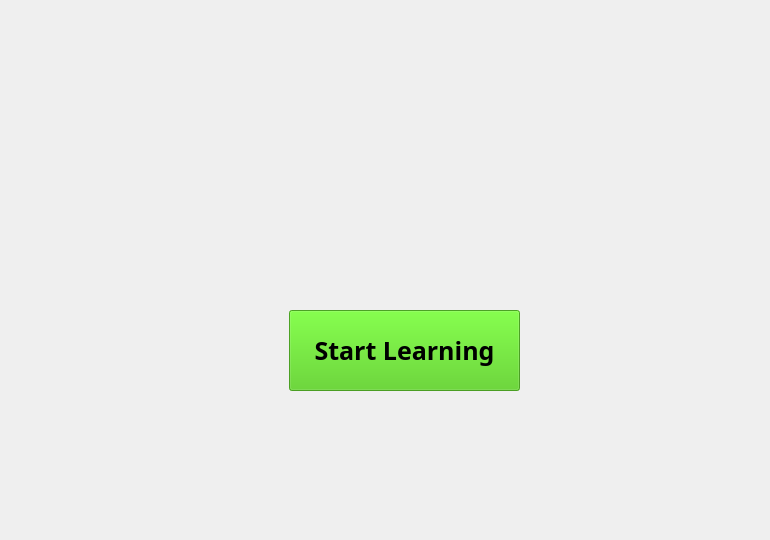
      <widget class="QWidget" name="page0_welcomePage">
       <widget class="PhysicsSceneWidget" name="PhysicsWindow_2" native="true">
        <property name="enabled">
         <bool>true</bool>
        </property>
        <property name="geometry">
         <rect>
          <x>0</x>
          <y>0</y>
          <width>761</width>
          <height>531</height>
         </rect>
        </property>
        <widget class="QPushButton" name="startLearningButton">
         <property name="geometry">
          <rect>
           <x>289</x>
           <y>310</y>
           <width>231</width>
           <height>81</height>
          </rect>
         </property>
         <property name="font">
          <font>
           <family>Academy Engraved LET</family>
           <pointsize>19</pointsize>
           <bold>true</bold>
          </font>
         </property>
         <property name="styleSheet">
          <string notr="true">QPushButton{
background-color: rgba(70, 200, 10, 0.8);
}

QPushButton:hover{
background-color: rgba(75, 210, 12, 0.8);
}

QPushButton:disabled{
background-color: rgba(70, 200, 10, 50);
}</string>
         </property>
         <property name="text">
          <string>Start Learning</string>
         </property>
        </widget>
        <widget class="textBox2DAnimationWidget" name="textPhysicsWidget" native="true">
         <property name="geometry">
          <rect>
           <x>100</x>
           <y>60</y>
           <width>591</width>
           <height>91</height>
          </rect>
         </property>
        </widget>
       </widget>
      </widget>
